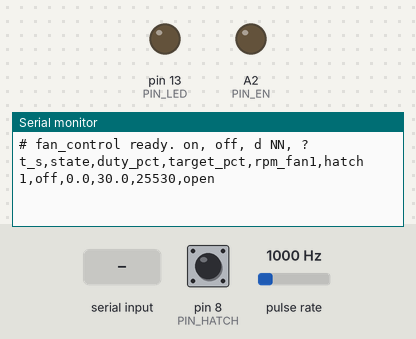
Recording of a sketch running on a simulated Arduino Uno, built with avr-gcc and run on an emulated ATmega328P. Parts: output pins drawn as LEDs (lit = HIGH), the last lines printed to the serial monitor. Wiring (inferred from the names in the program): pulse sensor: data pin 2. Inputs (shaded band) come from the test bench; at power-on: pin 8 (PIN_HATCH) HIGH, pulse rate 1000 Hz.

Above: at 1.2 s.
1.3 s: pin 8 (PIN_HATCH) pulled LOW for 1 s
At 2.6 s:
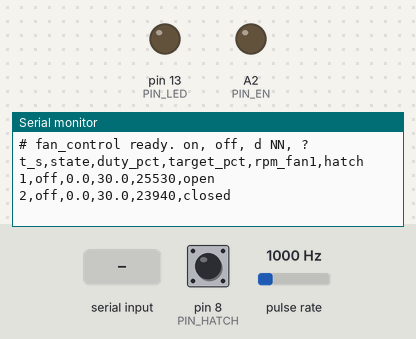
3.8 s: "on\n" received over Serial
At 3.96 s:
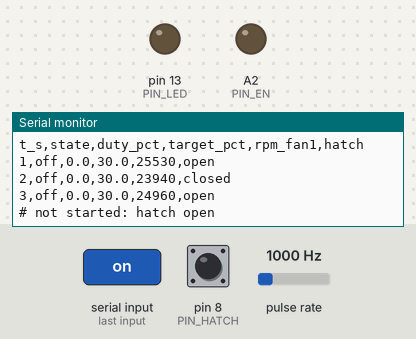
5.3 s: "90 45\n" received over Serial
At 5.9 s:
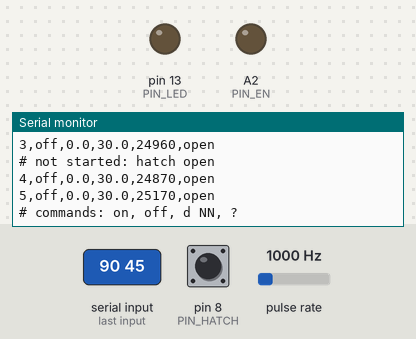
6.8 s: "d90\n" received over Serial
At 6.96 s:
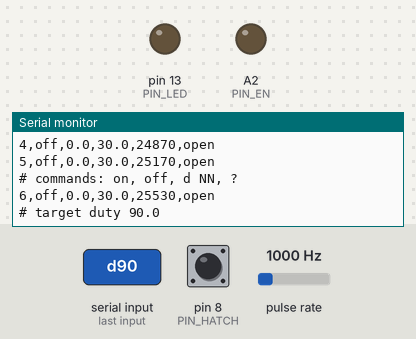
Timing chart, 0 to 9.3 s (numbered marks = the images above; inputs shaded):
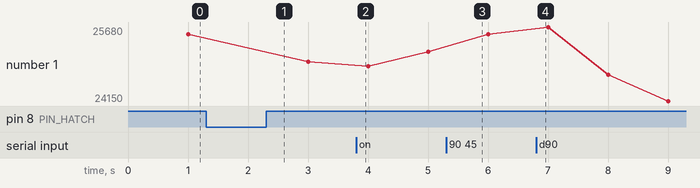

The sketch:

fan_control.ino
```cpp
// fan_control.ino -- run the 4 x Delta QFR1212GHE 4-wire fans (option B), one layer
//
// The YYNMOS board only switches the fans on and off (low side, black lead).
// The speed is set by 25 kHz PWM on the fans' yellow wires, and fan 1
// reports its speed on the blue tach wire.
//
// Wiring (see the "QFR Fan Wiring" diagram):
//   every fan  RED    -> 5 A fuse -> +12 V rail
//              BLACK  -> the YYNMOS board OUTn-
//              YELLOW -> 1 kOhm -> D9, one resistor per fan
//   fan 1      BLUE   -> 1 kOhm -> D2      (other blue wires: tape off)
//   board IN1-4 joined -> A2, board signal GND -> Uno GND
//   board DC+ / DC- -> +12 V rail / GND rail;  Uno GND -> 12 V supply - (common ground)
//   hatch switch between D8 and GND (closed = hatch shut)
//   D10 shares Timer1 with D9: leave it unconnected.
//
// Rules this sketch keeps:
//   - Start: set the duty first, then power the board.
//   - Stop: release the yellow pin (high impedance) FIRST, then switch the board
//     off. A yellow pin driven LOW while a fan's ground floats would give the fan
//     a ground path through the Uno.
//   - Hatch open, a stalled fan or a hung sketch (watchdog) all stop the fans.
//   - During any reset all pins float: the board goes off and the fans stop.
//
// Serial Monitor at 115200 baud, line ending "Newline". Commands:
//   on        start the fans at the target duty
//   off       stop the fans (also: s)
//   d 45      set the target duty to 45 %  (works while running or stopped)
//   ?         print one status line now
// Status line every second:  t_s,state,duty_pct,target_pct,rpm_fan1,hatch
//
// Check before first use: TACH_PULSES_PER_REV (2 for most Delta fans; compare
// with a phone tachometer app once) and whether 0 % duty stops the fan or only
// slows it (many PWM fans keep a minimum speed; "off" always stops them).

#include <avr/wdt.h>

// ---- pins ----
const uint8_t PIN_PWM   = 9;      // OC1A = PB1, yellow wires of fans 1-4
const uint8_t PIN_EN    = A2;     // YYNMOS board inputs
const uint8_t PIN_TACH  = 2;      // INT0, fan 1 blue wire
const uint8_t PIN_HATCH = 8;      // LOW = hatch closed
const uint8_t PIN_LED   = 13;     // on while the fans are powered
const uint8_t PWM_PIN_MASK = _BV(PB1);

// ---- settings ----
const uint16_t PWM_TOP = 639;              // 16 MHz / (1 x 640) = 25 kHz
const uint8_t  TACH_PULSES_PER_REV = 2;
const uint16_t TACH_MIN_GAP_US = 1000;     // ignore noise; real gap >= 5 ms at 6000 rpm
const float    DEFAULT_TARGET_PCT = 30.0;
const float    START_DUTY_MAX_PCT = 30.0;  // start no higher than this, then ramp
const float    RAMP_PCT_PER_S = 10.0;      // gentle duty changes, no current surges
const bool     CHECK_STALL = true;         // set false if no tach wire is connected
const uint32_t STALL_GRACE_MS = 15000;     // fan soft start is 10 s
const float    STALL_MIN_DUTY_PCT = 20.0;  // only check above this duty
const uint16_t STALL_RPM = 300;
const uint16_t STATUS_PERIOD_MS = 1000;

// ---- state ----
enum State : uint8_t { STOPPED, RUNNING };
State state = STOPPED;
float targetPct = DEFAULT_TARGET_PCT;
float dutyPct = 0;
uint32_t startMs = 0;
uint32_t lastRampMs = 0;
uint32_t lastStatusMs = 0;
uint16_t rpm = 0;

volatile uint16_t tachCount = 0;
volatile uint32_t tachLastUs = 0;

char lineBuf[24];
uint8_t lineLen = 0;

// ---- tach ----
void onTach() {
  uint32_t now = micros();
  if (now - tachLastUs >= TACH_MIN_GAP_US) {
    tachLastUs = now;
    tachCount++;
  }
}

void updateRpm(uint16_t windowMs) {
  noInterrupts();
  uint16_t n = tachCount;
  tachCount = 0;
  interrupts();
  rpm = (uint32_t)n * 60000UL / windowMs / TACH_PULSES_PER_REV;
}

// ---- PWM on the yellow wires ----
void setupTimer1() {
  TCCR1A = _BV(WGM11);                              // fast PWM, TOP = ICR1 (mode 14)
  TCCR1B = _BV(WGM13) | _BV(WGM12) | _BV(CS10);     // no prescaler -> 25 kHz
  ICR1 = PWM_TOP;
  OCR1A = 0;
}

void writeDuty(float pct) {
  if (pct <= 0) {                                   // steady LOW, no 1-tick spikes
    TCCR1A &= ~_BV(COM1A1);
    PORTB &= ~PWM_PIN_MASK;
  } else {
    OCR1A = (uint16_t)(pct / 100.0 * PWM_TOP + 0.5);
    TCCR1A |= _BV(COM1A1);
  }
}

// Registers are used directly: digitalWrite() on D9 would switch the PWM off.
void drivePwmPin()   { DDRB |= PWM_PIN_MASK; }
void releasePwmPin() {                              // high impedance, no pull-up
  DDRB &= ~PWM_PIN_MASK;
  PORTB &= ~PWM_PIN_MASK;
}

// ---- start / stop ----
bool hatchOpen() { return digitalRead(PIN_HATCH) == HIGH; }

void startFans() {
  if (state == RUNNING) return;
  if (hatchOpen()) { Serial.println(F("# not started: hatch open")); return; }
  dutyPct = min(targetPct, START_DUTY_MAX_PCT);
  writeDuty(dutyPct);
  drivePwmPin();                                    // speed signal first
  digitalWrite(PIN_EN, HIGH);                       // then power
  startMs = lastRampMs = millis();
  rpm = 0;
  state = RUNNING;
  digitalWrite(PIN_LED, HIGH);
  Serial.println(F("# fans starting"));
}

void stopFans(const __FlashStringHelper *reason) {
  releasePwmPin();                                  // yellow wires first
  writeDuty(0);
  digitalWrite(PIN_EN, LOW);                        // then power off
  dutyPct = 0;
  bool wasRunning = (state == RUNNING);
  state = STOPPED;
  digitalWrite(PIN_LED, LOW);
  if (wasRunning) { Serial.print(F("# fans stopped: ")); Serial.println(reason); }
}

// ---- serial commands ----
void printStatus() {
  Serial.print(millis() / 1000); Serial.print(',');
  Serial.print(state == RUNNING ? F("on") : F("off")); Serial.print(',');
  Serial.print(dutyPct, 1); Serial.print(',');
  Serial.print(targetPct, 1); Serial.print(',');
  Serial.print(rpm); Serial.print(',');
  Serial.println(hatchOpen() ? F("open") : F("closed"));
}

void handleLine(char *s) {
  while (*s == ' ') s++;
  if (strcmp(s, "on") == 0) startFans();
  else if (strcmp(s, "off") == 0 || strcmp(s, "s") == 0) stopFans(F("command"));
  else if (strcmp(s, "?") == 0) printStatus();
  else if (s[0] == 'd') {
    float pct = atof(s + 1);
    targetPct = constrain(pct, 0, 100);
    Serial.print(F("# target duty ")); Serial.println(targetPct, 1);
  } else if (*s) {
    Serial.println(F("# commands: on, off, d NN, ?"));
  }
}

void readSerial() {
  while (Serial.available()) {
    char c = Serial.read();
    if (c == '\r') continue;
    if (c == '\n') {
      lineBuf[lineLen] = '\0';
      handleLine(lineBuf);
      lineLen = 0;
    } else if (lineLen < sizeof(lineBuf) - 1) {
      lineBuf[lineLen++] = c;
    }
  }
}

// ---- main ----
void setup() {
  uint8_t resetFlags = MCUSR;
  MCUSR = 0;
  wdt_disable();

  // Safe state before anything else: board off, yellow pin released.
  digitalWrite(PIN_EN, LOW);
  pinMode(PIN_EN, OUTPUT);
  releasePwmPin();
  setupTimer1();
  writeDuty(0);

  pinMode(PIN_LED, OUTPUT);
  pinMode(PIN_HATCH, INPUT_PULLUP);
  pinMode(PIN_TACH, INPUT_PULLUP);
  attachInterrupt(digitalPinToInterrupt(PIN_TACH), onTach, FALLING);

  Serial.begin(115200);
  if (resetFlags & _BV(WDRF)) Serial.println(F("# restarted by the watchdog; fans were stopped"));
  Serial.println(F("# fan_control ready. on, off, d NN, ?"));
  Serial.println(F("t_s,state,duty_pct,target_pct,rpm_fan1,hatch"));

  wdt_enable(WDTO_1S);                              // a hung sketch resets -> fans off
}

void loop() {
  wdt_reset();
  uint32_t now = millis();

  if (state == RUNNING && hatchOpen()) stopFans(F("hatch open"));

  readSerial();

  if (state == RUNNING) {
    // Ramp the duty toward the target.
    float step = RAMP_PCT_PER_S * (now - lastRampMs) / 1000.0;
    lastRampMs = now;
    if (dutyPct < targetPct) dutyPct = min(dutyPct + step, targetPct);
    else if (dutyPct > targetPct) dutyPct = max(dutyPct - step, targetPct);
    writeDuty(dutyPct);
  }

  if (now - lastStatusMs >= STATUS_PERIOD_MS) {
    updateRpm(now - lastStatusMs);
    lastStatusMs = now;

    if (CHECK_STALL && state == RUNNING && now - startMs > STALL_GRACE_MS &&
        dutyPct >= STALL_MIN_DUTY_PCT && rpm < STALL_RPM) {
      stopFans(F("fan 1 stalled or its tach wire is off"));
    }
    printStatus();
  }
}
```

Measured:
- after the input at 1.3 s, the serial monitor: prints a new line after 0.70 s (image 1)
- after the input at 3.8 s, the serial monitor: prints a new line at once (image 2)
- after the input at 5.3 s, the serial monitor: prints a new line at once (image 3)
- after the input at 6.8 s, the serial monitor: prints a new line at once (image 4)
- plotted number 1: 25530 → 24960 after the input at 1.3 s, 24960 → 25170 after the input at 3.8 s, 25170 → 25530 after the input at 5.3 s, 25530 → 24150 after the input at 6.8 s
